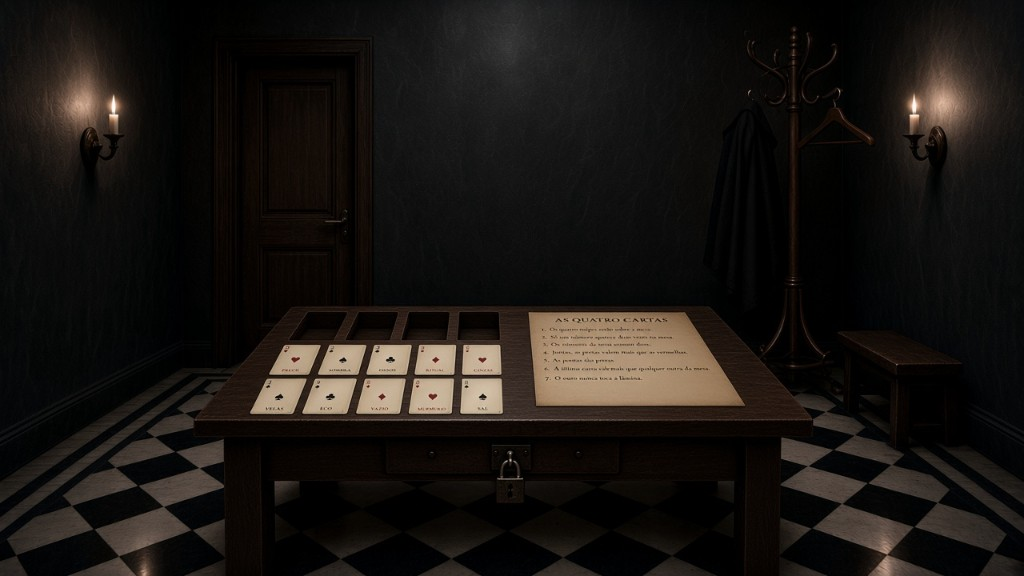
#> input picture assets/C02/C02-sala-cartas.jpg, 1024 x 576 px
$ python compor-gaveta-aberta-c02.py
#> lines starting #> are read from the running program, lines starting #| are printed output that depends on the picture
# Remove o cadeado da foto C02, gerando a vista com a gaveta destrancada.
from pathlib import Path

import numpy as np
from PIL import Image, ImageDraw, ImageFilter

raiz = Path(__file__).resolve().parents[1]
sala_path = raiz / "assets" / "C02" / "C02-sala-cartas.jpg"
saida = raiz / "assets" / "C02" / "C02-sala-cartas-aberta.jpg"

sala = Image.open(sala_path).convert("RGB")
#> sala is the input picture: PIL image 1024x576 RGB; mean R, G, B 25.6, 21.8, 18.5
arr = np.asarray(sala).astype(np.float32)
w, h = sala.size
#> w = 1024; h = 576

# Região do cadeado (centro da frente da gaveta)
x1, y1 = int(w * 0.448), int(h * 0.700)
#> x1 = 458; y1 = 403
x2, y2 = int(w * 0.552), int(h * 0.870)
#> x2 = 565; y2 = 501

# Madeira limpa nas laterais da gaveta (longe do metal)
xl0, xl1 = int(w * 0.30), int(w * 0.40)
#> xl0 = 307; xl1 = 409
xr0, xr1 = int(w * 0.60), int(w * 0.70)
#> xr0 = 614; xr1 = 716

out = arr.copy()
for y in range(y1, y2):
    ys = slice(max(0, y - 2), min(h, y + 3))
    left = arr[ys, xl0:xl1].mean(axis=(0, 1))
    right = arr[ys, xr0:xr1].mean(axis=(0, 1))
    for x in range(x1, x2):
        t = (x - x1) / max(1, (x2 - x1 - 1))
        out[y, x] = (1 - t) * left + t * right
#> this loop made 98 passes
#> (left, right) on passes 1 to 12: ([170.1, 150.2, 125.9], [144.1, 116.5, 90.35]), ([169.8, 149.8, 125.5], [119.3, 94.61, 71.82]), ([168.5, 148.1, 124], [96.2, 74.52, 55.59]), ([166.4, 145.3, 121.4], [75.41, 56.62, 41.48]), ([164.6, 142.9, 119.1], [55.92, 39.71, 27.56]), ([163.7, 141.9, 118], [42.66, 28.24, 18.6]), ([161.9, 140.5, 116.6], [43.94, 30.43, 22.26]), ([159.9, 139.5, 116.1], [44.71, 31.35, 23.75]), ([153.9, 134.9, 113], [44.87, 31.22, 23.88]), ([130.8, 113.5, 94.02], [45.39, 31.28, 24]), ([107.1, 91.19, 74.74], [45.59, 31.02, 23.6]), ([85.47, 70.21, 56.82], [46.21, 31.15, 23.7])
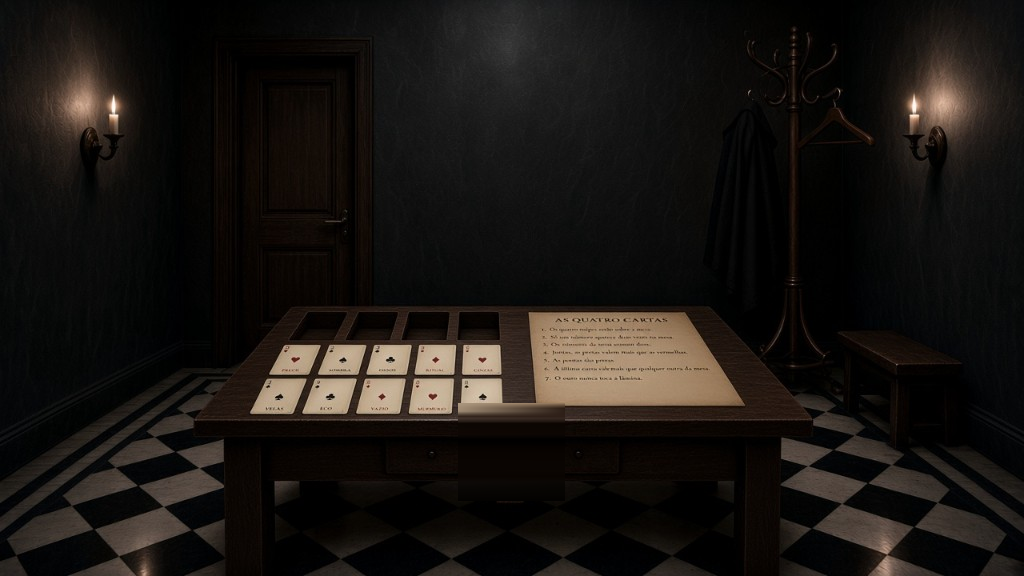
#> out: shape (576, 1024, 3) float32; mean R, G, B 25.5, 21.7, 18.4

resultado = Image.fromarray(np.clip(out, 0, 255).astype(np.uint8))

mask = Image.new("L", (w, h), 0)
#> mask: PIL image 1024x576 L; every value is 0
draw = ImageDraw.Draw(mask)
inset = 6
draw.rectangle((x1 + inset, y1 + inset, x2 - 1 - inset, y2 - 1 - inset), fill=255)
mask = mask.filter(ImageFilter.GaussianBlur(5))
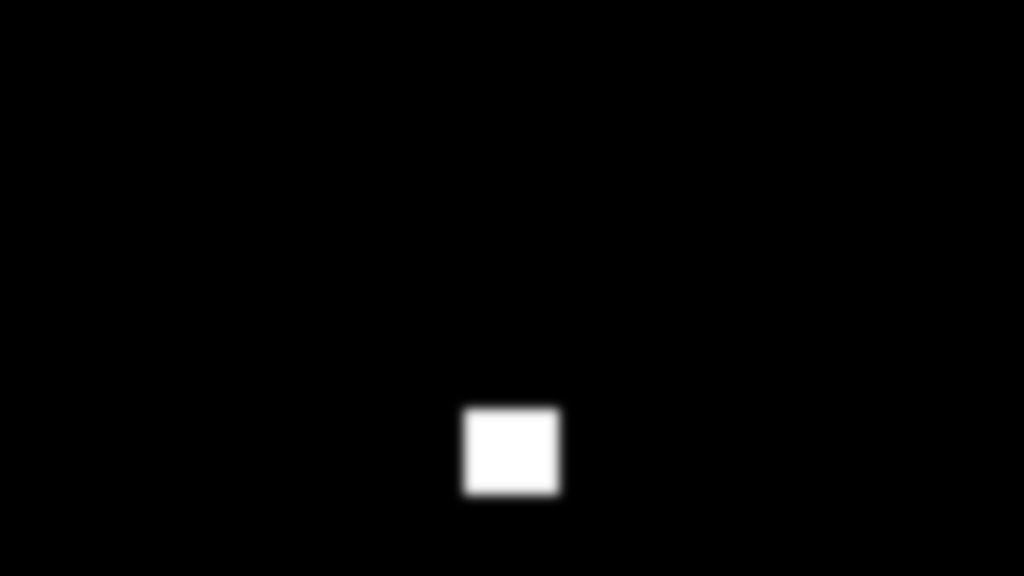
#> mask: PIL image 1024x576 L; min 0, max 255, mean 3.5
draw.rectangle((x1 + 10, y1 + 10, x2 - 11, y2 - 11), fill=255)

mistura = Image.composite(resultado, sala, mask)
mistura.save(saida, quality=93)
print(f"salvo {saida}")

$ run again, with assets/C02/C02-mesa-cartas-lisa.jpg copied over assets/C02/C02-sala-cartas.jpg
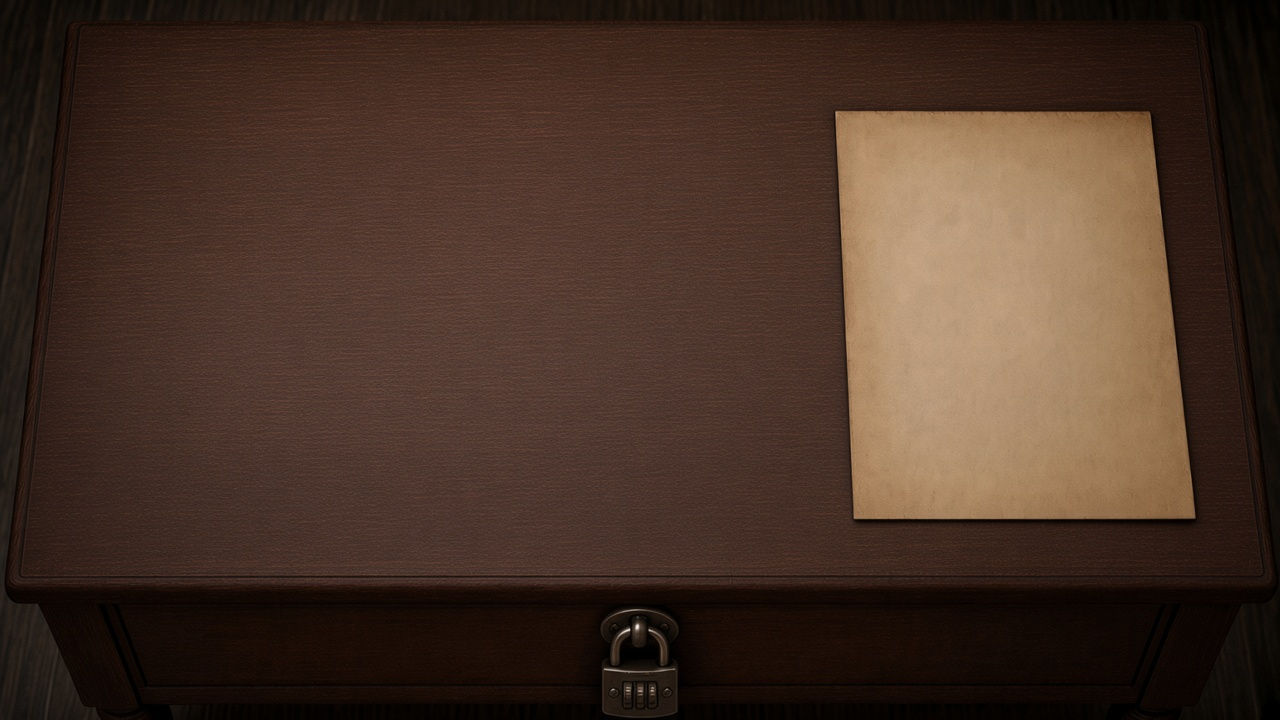
#> input picture assets/C02/C02-mesa-cartas-lisa.jpg, 1280 x 720 px
#> sala is the input picture: PIL image 1280x720 RGB; mean R, G, B 70.2, 49.5, 38
#> the loop `for y in range(y1, y2):` made 123 passes
#> (left, right) on passes 1 to 8: ([77.75, 54.05, 46.72], [99.84, 72.08, 54.02]), ([78.07, 54.38, 47.05], [99.6, 71.91, 53.87]), ([78.31, 54.57, 47.21], [99.09, 71.4, 53.46]), ([78.35, 54.64, 47.21], [99.25, 71.57, 53.75]), ([78.23, 54.6, 47.1], [99.23, 71.52, 53.83]), ([78.23, 54.72, 47.21], [98.71, 71.02, 53.44]), ([77.86, 54.46, 46.96], [98.35, 70.63, 53.12]), ([77.6, 54.21, 46.69], [98.2, 70.36, 52.71])
#> `mask = mask.filter(ImageFilter.GaussianBlur(5))`:
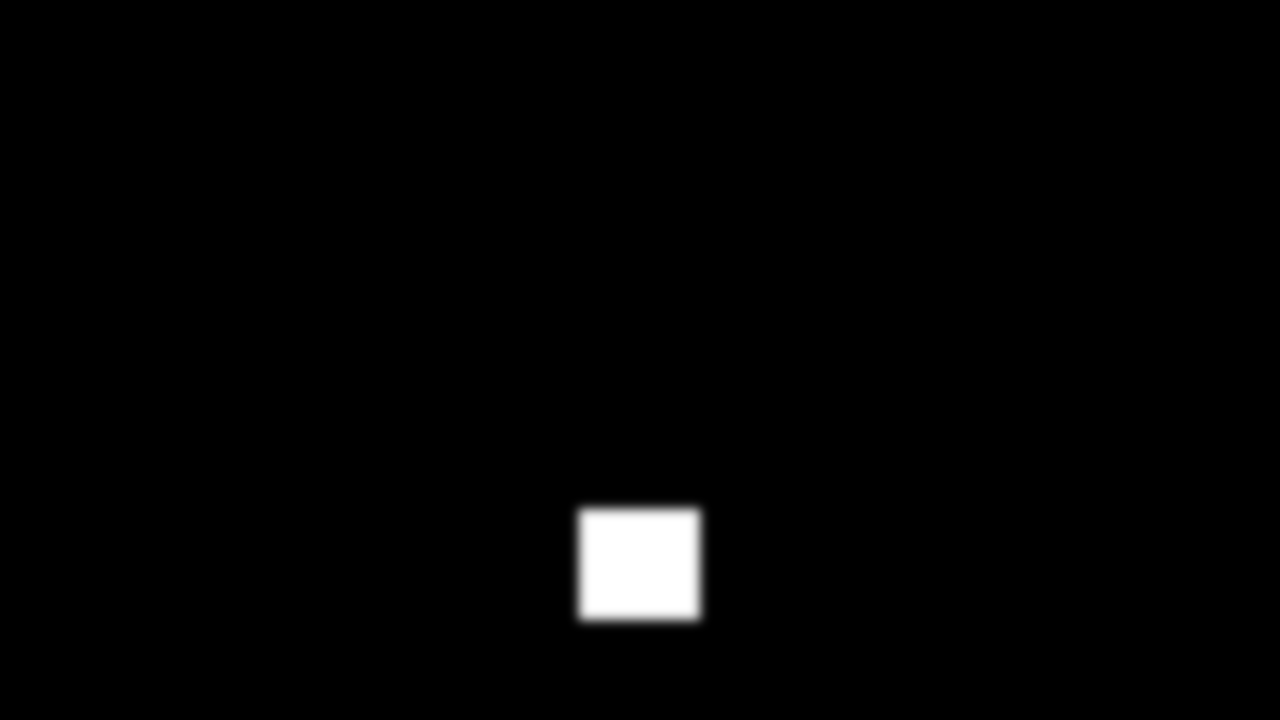
#> mask: PIL image 1280x720 L; min 0, max 255, mean 3.7

$ run again, with assets/C02/C02-mesa-cartas.jpg copied over assets/C02/C02-sala-cartas.jpg
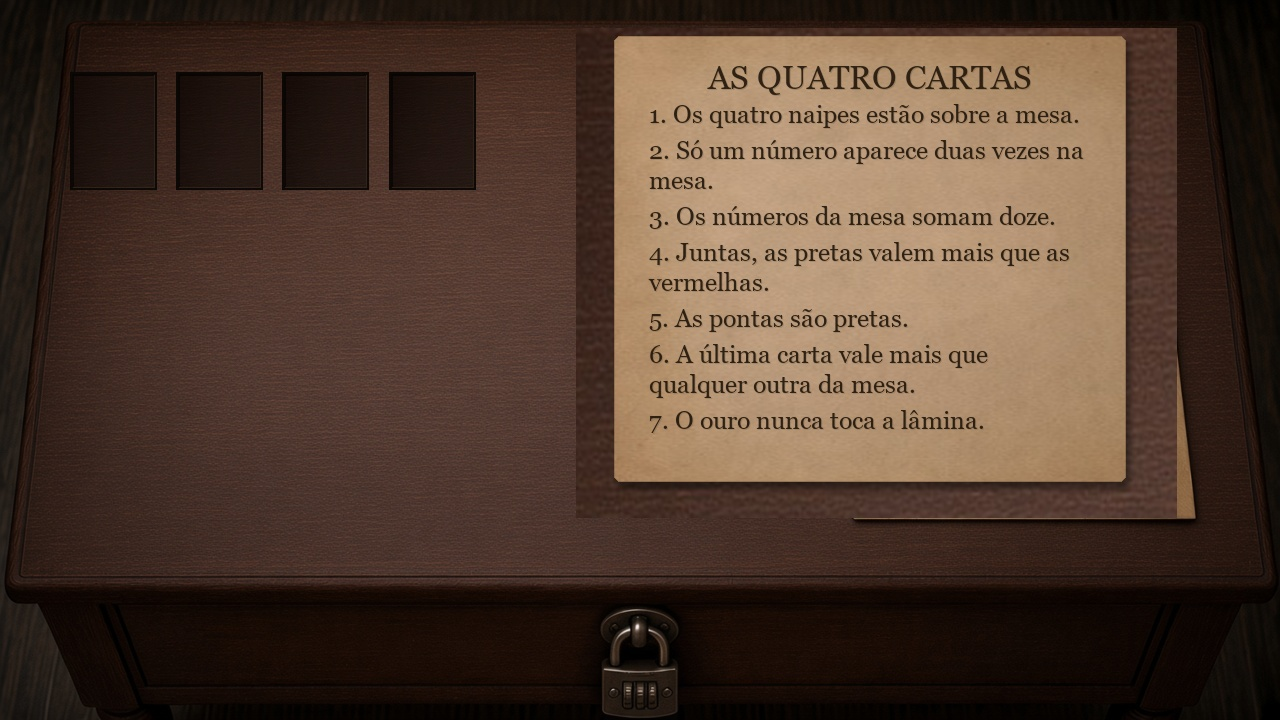
#> input picture assets/C02/C02-mesa-cartas.jpg, 1280 x 720 px
#> sala is the input picture: PIL image 1280x720 RGB; mean R, G, B 79.1, 58.5, 45.3
#> the loop `for y in range(y1, y2):` made 123 passes
#> (left, right) on passes 1 to 8: ([77.75, 54.04, 46.71], [76.47, 52.41, 42.95]), ([78.08, 54.38, 47.06], [76.57, 52.56, 43.32]), ([78.31, 54.57, 47.23], [76.94, 52.91, 43.8]), ([78.35, 54.64, 47.24], [77.45, 53.43, 44.47]), ([78.23, 54.6, 47.13], [78.05, 54.02, 45.22]), ([78.23, 54.72, 47.24], [78.5, 54.47, 45.83]), ([77.87, 54.44, 47], [78.66, 54.63, 46.05]), ([77.63, 54.19, 46.72], [78.52, 54.33, 45.84])
#> `mask = mask.filter(ImageFilter.GaussianBlur(5))`:
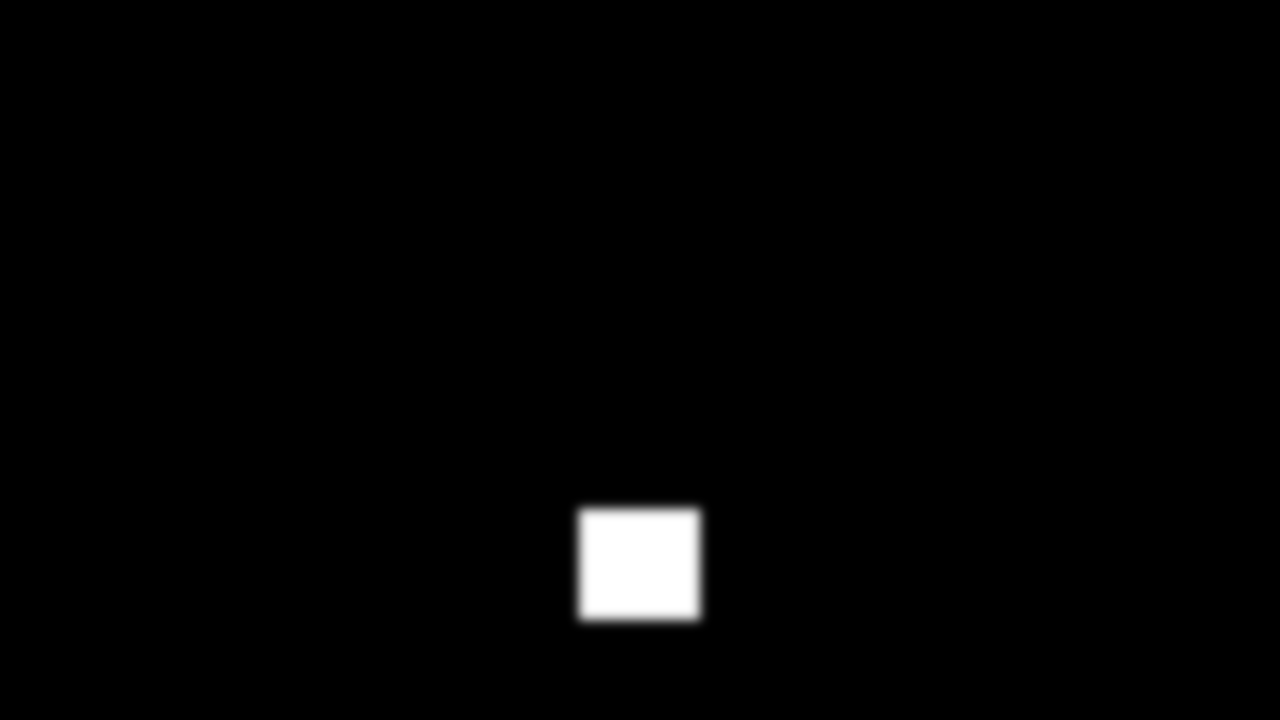
#> mask: PIL image 1280x720 L; min 0, max 255, mean 3.7
